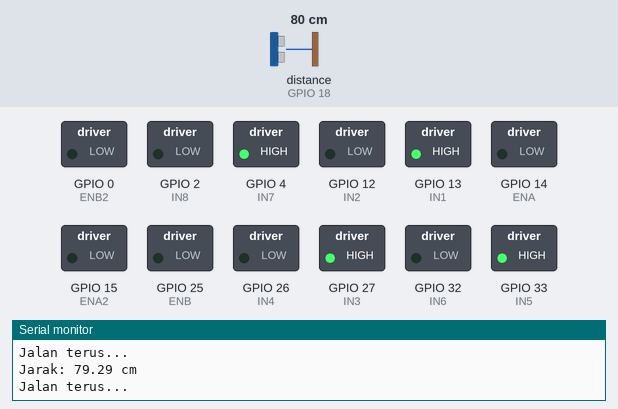
A sketch run on a simulated ESP32. On the bench: switched loads named in the sketch (green lamp = pin HIGH), the last lines printed to the serial monitor. Wiring (inferred from the names in the program): ultrasonic range finder: trigger GPIO 5; echo GPIO 18. Dashed ring = blinking. The inputs (shaded band) are chosen by the test bench; at power-on: distance to the obstacle (sensor on GPIO 18) 80 cm. The echo pulse lasts 58.3 µs per cm; pins used as bus, display or sensor lines are not drawn.

Above: at 1.2 s.
1.3 s: distance to the obstacle (sensor on GPIO 18) set to 23 cm
2.8 s: distance to the obstacle (sensor on GPIO 18) set to 18 cm
At 3.5 s:
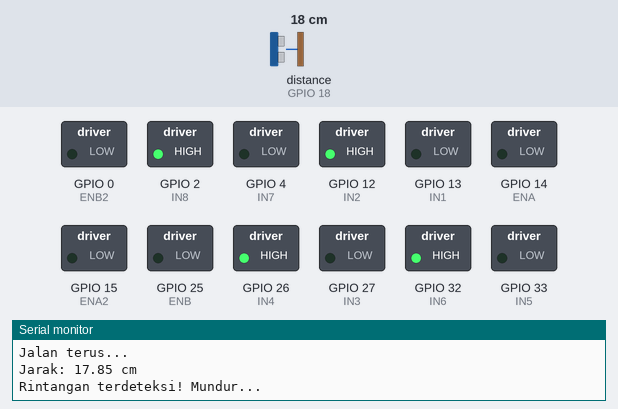
5.8 s: distance to the obstacle (sensor on GPIO 18) set to 35 cm
At 7.3 s:
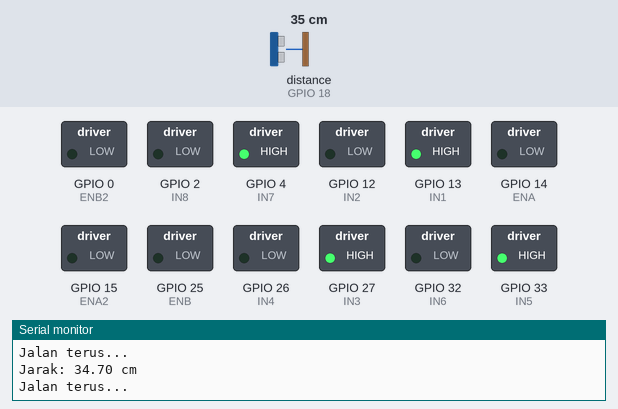
7.6 s: distance to the obstacle (sensor on GPIO 18) set to 2 cm
At 8.4 s:
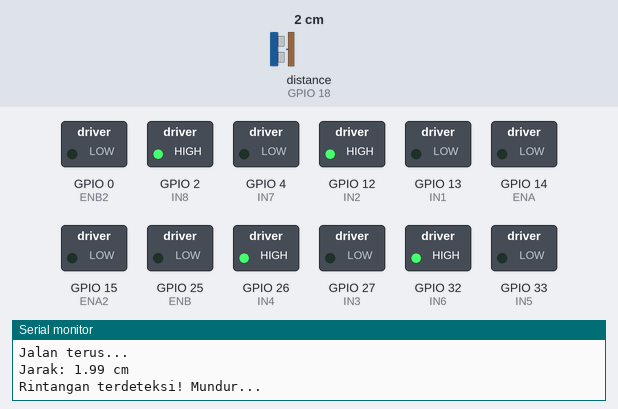
Timing chart, 0 to 11.6 s (numbered marks = the images above; inputs shaded):
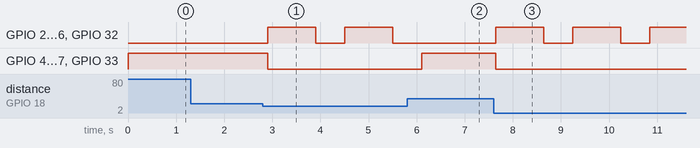

The sketch:

KoKuBot_V1_Obstacle.ino
```cpp
// ---------------- Pin Motor ----------------
#define IN1 13
#define IN2 12
#define ENA 14

#define IN3 27
#define IN4 26
#define ENB 25

#define IN5 33
#define IN6 32
#define ENA2 15

#define IN7 4
#define IN8 2
#define ENB2 0

// ---------------- Pin Ultrasonik ----------------
#define TRIG_PIN 5  // Pin Trigger
#define ECHO_PIN 18 // Pin Echo

// ---------------- Fungsi Kendali Motor ----------------
void stopMotors() {
  digitalWrite(IN1, LOW);
  digitalWrite(IN2, LOW);
  digitalWrite(IN3, LOW);
  digitalWrite(IN4, LOW);
  digitalWrite(IN5, LOW);
  digitalWrite(IN6, LOW);
  digitalWrite(IN7, LOW);
  digitalWrite(IN8, LOW);
}

void moveForward() { // Maju
  digitalWrite(IN1, HIGH);
  digitalWrite(IN2, LOW);
  digitalWrite(IN3, HIGH);
  digitalWrite(IN4, LOW);
  digitalWrite(IN5, HIGH);
  digitalWrite(IN6, LOW);
  digitalWrite(IN7, HIGH);
  digitalWrite(IN8, LOW);
}

void moveBackward() { // Mundur
  digitalWrite(IN1, LOW);
  digitalWrite(IN2, HIGH);
  digitalWrite(IN3, LOW);
  digitalWrite(IN4, HIGH);
  digitalWrite(IN5, LOW);
  digitalWrite(IN6, HIGH);
  digitalWrite(IN7, LOW);
  digitalWrite(IN8, HIGH);
}

// ---------------- Fungsi Sensor Ultrasonik ----------------
float getDistance() {
  digitalWrite(TRIG_PIN, LOW);
  delayMicroseconds(2);
  digitalWrite(TRIG_PIN, HIGH);
  delayMicroseconds(10);
  digitalWrite(TRIG_PIN, LOW);

  long duration = pulseIn(ECHO_PIN, HIGH);
  float distance = duration * 0.034 / 2; // Konversi ke cm
  return distance;
}

void setup() {
  Serial.begin(115200);

  // Konfigurasi pin motor
  pinMode(IN1, OUTPUT);
  pinMode(IN2, OUTPUT);
  pinMode(ENA, OUTPUT);

  pinMode(IN3, OUTPUT);
  pinMode(IN4, OUTPUT);
  pinMode(ENB, OUTPUT);

  pinMode(IN5, OUTPUT);
  pinMode(IN6, OUTPUT);
  pinMode(ENA2, OUTPUT);

  pinMode(IN7, OUTPUT);
  pinMode(IN8, OUTPUT);
  pinMode(ENB2, OUTPUT);

  // Konfigurasi pin sensor ultrasonik
  pinMode(TRIG_PIN, OUTPUT);
  pinMode(ECHO_PIN, INPUT);
}

void loop() {
  float distance = getDistance();
  Serial.print("Jarak: ");
  Serial.print(distance);
  Serial.println(" cm");

  if (distance < 20) { // Jika ada rintangan dalam jarak 20 cm
    Serial.println("Rintangan terdeteksi! Mundur...");
    moveBackward();
    delay(1000);
    stopMotors();
    delay(500);
  } else {
    Serial.println("Jalan terus...");
    moveForward();
  }

  delay(100);
}
```

Measured:
- the behaviour switches between 21 and 20 cm on distance to the obstacle (sensor on GPIO 18) (found by bisection; images 0 and 1)
- after the input at 2.8 s, GPIO 2 (IN8), GPIO 12 (IN2), GPIO 26 (IN4), GPIO 32 (IN6): alternates HIGH for 1.0 s and LOW for 0.60 s, starting after 0.10 s; GPIO 4 (IN7), GPIO 13 (IN1), GPIO 27 (IN3), GPIO 33 (IN5): HIGH → LOW after 0.10 s
- after the input at 5.8 s, GPIO 2 (IN8), GPIO 12 (IN2), GPIO 26 (IN4), GPIO 32 (IN6): stays LOW (without the input it goes to HIGH after 0.31 s); GPIO 4 (IN7), GPIO 13 (IN1), GPIO 27 (IN3), GPIO 33 (IN5): LOW → HIGH after 0.31 s
- after the input at 7.6 s, GPIO 2 (IN8), GPIO 12 (IN2), GPIO 26 (IN4), GPIO 32 (IN6): alternates HIGH for 1.0 s and LOW for 0.60 s, starting after 0.05 s; GPIO 4 (IN7), GPIO 13 (IN1), GPIO 27 (IN3), GPIO 33 (IN5): HIGH → LOW after 0.05 s
